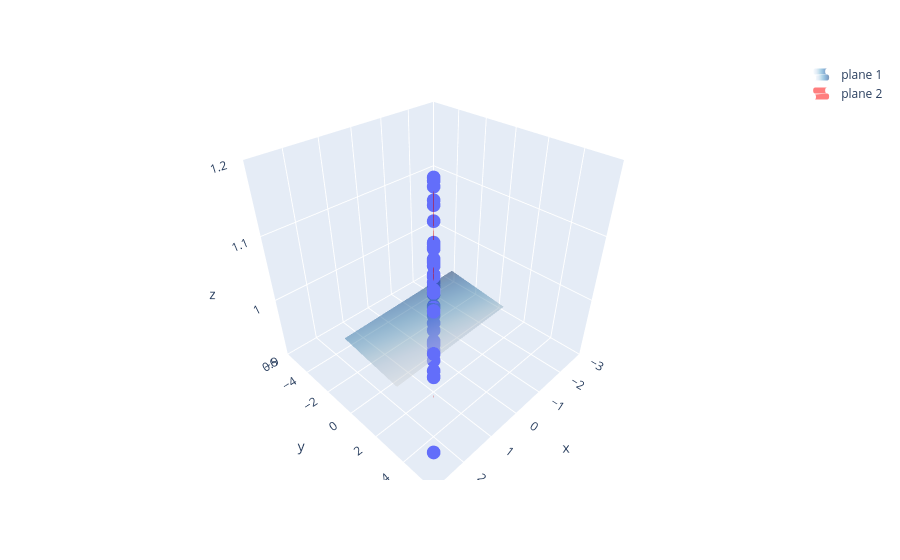

Notebook source saved alongside this figure:
### Markdown cell above
#### Case 1B: Perfect Multicollinearity = Linear dependence

Assume a linear dependence between features:
$$
x_2 = 2x_1
$$

---

**Model:**
$$
\hat{y} = \theta_0 + \theta_1 x_1 + \theta_2 x_2
$$

---

**Substitute the linear dependence:**
$$
\hat{y} = \theta_0 + \theta_1 x_1 + \theta_2 (2x_1)
$$

---

**Simplify:**
$$
\hat{y} = \theta_0 + (\theta_1 + 2\theta_2)x_1
$$

---

**Key observation:**

The prediction depends only on the combination:
$$
\theta_1 + 2\theta_2
$$

---

**Non-uniqueness of the solution:**

Let $c \in \mathbb{R}$. Define a new parameter vector by adding/subtracting from $\theta_1$ and $\theta_2$:
$$
\theta_1'= \theta_1 + (-c)
$$

$$
(\theta_1 - c) + 2(\theta_2 + ?) \text{ and we want } (\theta_1 - c) + 2(\theta_2 + ?) = \theta_1 + 2\theta_2
$$

$$
\begin{align*}
(\theta_1 - c) + 2(\theta_2 + ?) &= \theta_1 + 2\theta_2 \\ \iff 
\theta_1 - c + 2\theta_2 + 2? &= \theta_1 + 2\theta_2 \\ \iff
 - c  + 2? &=  0 \\ \iff
2? &=  c \\ \iff
? &=  \frac{c}{2} \\ \Rightarrow \theta_2'= \theta_2 + \frac{c}{2}
\end{align*}
$$

---

**Check that predictions remain unchanged:**
$$
\theta_1' + 2\theta_2'
= (\theta_1 - c) + 2\left(\theta_2 + \frac{c}{2}\right)
= \theta_1 + 2\theta_2
$$

---

**Conclusion:**
$$
\hat{y}' = \hat{y}
$$

---

**Interpretation:**

- The model is not identifiable.
- Infinitely many parameter vectors yield the same predictions.
- Only $\theta_1$ and $\theta_2$ depend on $x_1$ so only those two can be changed.

### Code cell
# Case 1B: Perfect Multicollinearity = Linear dependence
np.random.seed(1950)

n = 50

x1 = np.random.randn(n)
x2 = 2*x1 # perfect linear dependence

X = np.c_[np.ones(n), x1, x2]

y = 1 + 2*x1 - 1*x2 + 0.1*np.random.randn(n)

# pseudo inverse (since inverse fails)
theta_hat = np.linalg.pinv(X) @ y

print("One valid solution:", theta_hat)

theta_alt = theta_hat.copy()
c = 16 # any number you want
theta_alt[1] -= c
theta_alt[2] += c/2 # keeps prediction identical

print("Alternative solution:", theta_alt)

print("Coefficients identical:",np.allclose(theta_hat,theta_alt))

print("Predictions identical:",np.allclose(X @ theta_hat, X @ theta_alt))

fig = px.scatter_3d(x=x1, y=x2, z=y)

# grid
grid = np.linspace(x1.min(), x1.max(), 20)
xx, yy = np.meshgrid(grid, grid)

# plane 1
zz1 = theta_hat[0] + theta_hat[1]*xx + theta_hat[2]*yy

fig.add_surface(
    x=xx,
    y=yy,
    z=zz1,
    opacity=0.5,
    name="plane 1",
    showscale=False,
    colorscale="Blues",
    showlegend=True
)

# plane 2
zz2 = theta_alt[0] + theta_alt[1]*xx + theta_alt[2]*yy

fig.add_surface(
    x=xx,
    y=yy,
    z=zz2,
    opacity=0.5,
    showscale=False,
    colorscale=[[0, 'red'], [1, 'red']],
    name="plane 2",
    showlegend=True
)

fig.update_layout(
    scene=dict(
        xaxis=dict(range=[-3, 3]),
        yaxis=dict(range=[-6, 6]),
        zaxis=dict(range=[0.9, 1.2])
    )
)

fig.show()

### Figure 1 — Plotly figure (JSON) as saved in the notebook; plotly's stock layout.template omitted (floating-point values rounded to 4 significant figures; data arrays with more than 128 entries replaced by an {"elided": "..."} marker saying what was removed)
{"data": [{"hovertemplate": "x=%{x}<br>y=%{y}<br>z=%{z}<extra></extra>", "legendgroup": "", "marker": {"color": "#636efa", "symbol": "circle"}, "mode": "markers", "name": "", "scene": "scene", "showlegend": false, "type": "scatter3d", "x": [-0.6034, -0.801, 0.2832, -1.365, -0.3603, -1.128, -0.4962, 0.6592, 2.146, 1.089, -0.4952, 1.393, -0.8527, 0.5167, -0.7458, -0.1511, 0.113, -1.175, -0.4107, -0.01736, 0.1412, 2.404, -0.3385, -1.472, -0.6568, -0.7864, -1.536, 1.076, -0.6136, -0.08994, 0.9774, -1.018, 1.779, -0.519, -1.057, -0.3257, -1.534, -0.2351, -1.024, 0.481, -0.2826, 0.8923, 0.8739, -0.8024, 1.176, 0.1763, 1.159, -0.4931, -0.1067, -0.2346], "y": [-1.207, -1.602, 0.5663, -2.73, -0.7206, -2.255, -0.9924, 1.318, 4.293, 2.177, -0.9905, 2.786, -1.705, 1.033, -1.492, -0.3022, 0.2261, -2.35, -0.8214, -0.03472, 0.2824, 4.807, -0.677, -2.944, -1.314, -1.573, -3.071, 2.153, -1.227, -0.1799, 1.955, -2.036, 3.558, -1.038, -2.115, -0.6515, -3.068, -0.4703, -2.049, 0.9621, -0.5653, 1.785, 1.748, -1.605, 2.353, 0.3526, 2.317, -0.9863, -0.2135, -0.4691], "z": [0.8679, 1.14, 0.9988, 1.092, 0.8231, 1.013, 1.014, 0.9701, 1.026, 0.9365, 0.8328, 0.9588, 0.7751, 1.011, 1.057, 0.9792, 0.9156, 1.009, 0.967, 0.8615, 0.9324, 0.9096, 0.9997, 1.096, 0.8639, 1.003, 0.9418, 1.117, 0.9224, 0.9133, 1.067, 1.141, 1.026, 0.9824, 0.9753, 1.075, 0.9875, 1.072, 0.9124, 0.8469, 1.111, 1.126, 0.8862, 1.017, 0.9721, 1.099, 0.8493, 1.04, 0.9402, 1.171]}, {"colorscale": [[0, "rgb(247,251,255)"], [0.125, "rgb(222,235,247)"], [0.25, "rgb(198,219,239)"], [0.375, "rgb(158,202,225)"], [0.5, "rgb(107,174,214)"], [0.625, "rgb(66,146,198)"], [0.75, "rgb(33,113,181)"], [0.875, "rgb(8,81,156)"], [1, "rgb(8,48,107)"]], "name": "plane 1", "opacity": 0.5, "showlegend": true, "showscale": false, "type": "surface", "x": {"elided": "20x20 float values"}, "y": {"elided": "20x20 float values"}, "z": {"elided": "20x20 float values"}}, {"colorscale": [[0, "red"], [1, "red"]], "name": "plane 2", "opacity": 0.5, "showlegend": true, "showscale": false, "type": "surface", "x": {"elided": "20x20 float values"}, "y": {"elided": "20x20 float values"}, "z": {"elided": "20x20 float values"}}], "layout": {"legend": {"tracegroupgap": 0}, "margin": {"t": 60}, "scene": {"domain": {"x": [0, 1], "y": [0, 1]}, "xaxis": {"range": [-3, 3], "title": {"text": "x"}}, "yaxis": {"range": [-6, 6], "title": {"text": "y"}}, "zaxis": {"range": [0.9, 1.2], "title": {"text": "z"}}}}}
